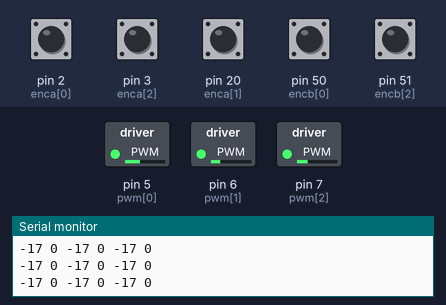
The sketch below on a simulated Arduino Mega 2560, built with avr-gcc and run on an emulated ATmega2560. Parts: switched loads named in the sketch (green lamp = pin HIGH), the last lines printed to the serial monitor. The test bench sets the inputs (shaded band); at power-on: pin 2 (enca[0]), pin 3 (enca[2]), pin 20 (enca[1]), pin 50 (encb[0]), pin 51 (encb[2]) HIGH.

Above: at 4.2 s.
4.3 s: pin 2 (enca[0]) pulled LOW for 0.15 s
At 5.0 s:
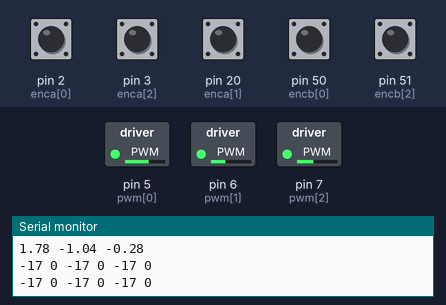
7.3 s: pin 3 (enca[2]) pulled LOW for 0.15 s
At 9.9 s:
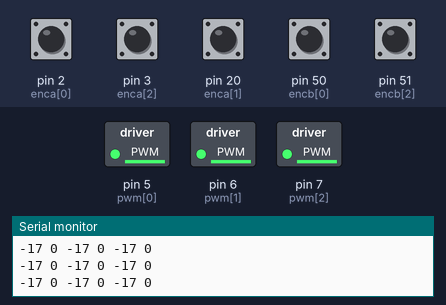
Timing chart, 0 to 11.4 s (numbered marks = the images above; inputs shaded):
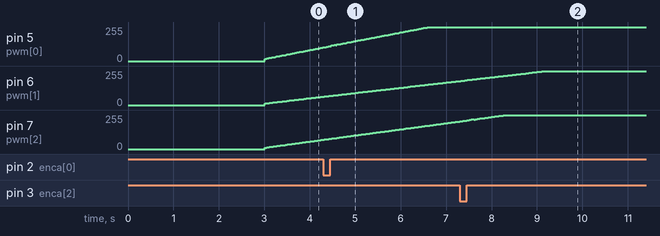

The sketch:

B_Cek-3M-POS-ODO-PID-5.ino
```cpp
//Var ODOMETRY

int posi0 = 0;
int posi1 = 0;
int posi2 = 0;
long milseb = 0;
float q = 0;
float w = 0;
float s = 0, thet = 0;
float xx = 0,yy = 0,tt = 0;
const char* aa1;
long prevT = 0;
int posPrev[] = {0,0,0};
int dones=0;
//VAR MOTOR & CONTROL
const int enca[] = {2,20,3};
const int encb[] = {50,48,51};
const int pwm[] = {5,6,7};
const int in1[] = {38,46,43};
const int in2[] = {39,47,42};
float eprev[] = {0,0,0};
float eintg[] = {0,0,0};
float a,b,c,d,e,f,g,h,i,mot0,mot1,mot2;
unsigned long milseb22 = 0, milseb11 = 0;
int pos = 0, pwr, dir, t=0;
int posseb[] = {0,0,0};
float  c_rpm[]= {0,0,0};
const float ppr[] = {133.0 ,137.0 ,133.0};
int target[] = {0,0,0};
//#define m1 1
//#define m2 2
//#define m3 3
//#define m[] = [0,1,2];
const int m[] = {0,1,2};
volatile int posi[] = {0,0,0};
float Ypos = 0, Xpos = 0, Thet = 0;
float kp[] = {0.6,0.5,0.4}, kd[]={0.6,0.7,0.6}, ki[]={0.1,0.06,0.07};
int job = 0, conjob = 0;

float degree(double deg){  //function declaration
 return (deg*22)/(7*180.0);     //calculation for the radian to degree conversion
}

template <int j>
void readEncoder(){
  int b = digitalRead(encb[j]);
  if(b > 0){
    posi[j]++;

  }
  else{
    posi[j]--;

  }
}

void setup() {
      Serial.begin(9600);
    delay(3000);

   // digitalWrite(pwm[m], HIGH);
    for(int k = 0; k < 3; k++){

    pinMode(enca[k],INPUT_PULLUP);
    pinMode(encb[k],INPUT_PULLUP);
  }

  attachInterrupt(digitalPinToInterrupt(enca[m[0]]),readEncoder<0>,RISING);
  attachInterrupt(digitalPinToInterrupt(enca[m[1]]),readEncoder<1>,RISING);
  attachInterrupt(digitalPinToInterrupt(enca[m[2]]),readEncoder<2>,RISING);

}

void loop() {


  unsigned long mil, mil1;
  mil = millis();
  mil1 = millis();
  if(mil1 - milseb11 >=200){
      ///////////-------------------------------------KINEMATIKA-----------------------

  if(dones==0)kinematik(0, 0, 90, 0.6);
  if(thet>90){kinematik(0, 0, 0, 0); dones=1;}
//    if(t < 120)
//    {
//        PIDpos(0, 0, 90, 0.8);
//
//    //    Serial.println("JOB 1");
//
//   //     job = 2;
//
//    }
//    else if(t<240){
//        PIDpos(0, 0, 0, 0.8);
//    //    Serial.println("JOB 2");
//      }
//  //  else {PIDpos(0, 0, 0, 0.6);}


//    if(job == 3) PIDpos(0, 0, 0, 0.4);


   //     Serial.println(" ");
//          if(t<5) {kinematik(0,1500,0,4); if(t==4){kinematik(0,0,0,0); for(int k=0; k<3; k++){eintg[k]=0; eprev[k]=0; }}}
////          else if(t<10) {kinematik(0,1500,0,4); if(t==9){kinematik(0,0,0,0); for(int k=0; k<3; k++){eintg[k]=0; eprev[k]=0;}}}
////          else if(t<15) {kinematik(-1500,0,0,4); if(t==14){kinematik(0,0,0,0); for(int k=0; k<3; k++){eintg[k]=0; eprev[k]=0;}}}
////          else if(t<20) {kinematik(0,-1500,0,4); if(t==19){kinematik(0,0,0,0); for(int k=0; k<3; k++){eintg[k]=0; eprev[k]=0;}}}
//          else {kinematik(0,0,0,0);}
            for(int k=0; k<3; k++){

               if(target[k]>0){
                digitalWrite(in1[m[k]],HIGH);
                digitalWrite(in2[m[k]],LOW);
                }

               else if(target[k]<0){
                digitalWrite(in1[m[k]],LOW);
                digitalWrite(in2[m[k]],HIGH);
                }
               else{
                digitalWrite(in1[m[k]],LOW);
                digitalWrite(in2[m[k]],LOW);
                }
            }

      t++;
      milseb11 = mil1;
    }


//  if(mil - milseb >= 100){
//
//     for(int k=0; k<3; k++){
//      noInterrupts();
//      pos = posi[m[k]] - posseb[m[k]];
//
//        c_rpm[k] = ((pos *10 * 60)/ppr[k]) ;
//   //     PID(c_rpm[k], k);
//
//
//
//
//
////        Serial.print(c_rpm[k]);
////        Serial.print(" ");
//      posseb[m[k]] = posi[m[k]];
//      interrupts();
//     }
//
//
////     Serial.println("");
//      milseb = mil;
//    }


//=======ODOMETRY======

unsigned long mil2;
mil2 = millis();
if(mil2 - milseb >= 100){


for(int k=0; k<3; k++){
      noInterrupts();
      pos = posi[m[k]] - posseb[m[k]];

        c_rpm[k] = ((pos *10 * 60)/ppr[k]) ;
   //     PID(c_rpm[k], k);


//        Serial.print(c_rpm[k]);
//        Serial.print(" ");
      posseb[m[k]] = posi[m[k]];

     }
  q = posi[0] - posi0;
  w = posi[1] - posi1;
  s = posi[2] - posi2;
interrupts();


  float fa = 0.7;


q = (q * 2.95) * fa;
w = (w * 2.88) * fa;
s = (s * 2.97) * fa;

posi0 = posi[0];
posi1 = posi[1];
posi2 = posi[2];


double vv1 = (0.866*q) - (0.866*w) + (0*s);
double vv2 = -(0.5*q) - (0.5*w) + (1*s);

double bun = ((-((q/0.7) + (w/0.7) + (s/0.7))) * 120) / 1256;
thet = thet + bun;

float ypos = (cos(degree(thet))*vv1) + (-sin(degree(thet))*vv2);
float xpos = (sin(degree(thet))*vv1) + (cos(degree(thet))*vv2);


ypos = ypos + yy;
xpos = xpos + xx;
//thet = thet + tt;


Ypos = ypos;
Xpos = xpos;
Thet = thet;


//  for(int i = 0; i<4; i++){
//    Serial.print(vv1);
//    Serial.print(" ");
//    Serial.print(vv2);
//    Serial.print(" ");
//    Serial.print(bun);
//    Serial.print(" ");
//    Serial.print("I------I");
//    Serial.print(posi[0]);
//    Serial.print(" ");
//    Serial.print(posi[1]);
//    Serial.print(" ");
//    Serial.print(posi[2]);
//    Serial.print(" ");
//    Serial.print("I------I");
//    Serial.print("Posisi = ");
    Serial.print(Ypos);
    Serial.print(" ");
    Serial.print(Xpos);
    Serial.print(" ");
    Serial.print(Thet);
    Serial.print(" ");


    String ay, ax, at;
    ay = String(ypos);
    ax = String(xpos);
    at = String(thet);

xx = xpos;
yy = ypos;
//tt = thet;

//  }
  Serial.println();


  milseb = mil2;
}

//============================================
            for(int k=0; k<3; k++){
                PID(c_rpm[k], k);
                }
                Serial.println("");


}

void PID(int inp, int qw){


//  long op = millis();
//  float DelT = ((float) (op - milseb1)) / (1000);
//  milseb1 = op;

//    float kp = 0.5, kd=0.5, ki=0.08;

    int e = target[qw] - inp;
 //   if (e <= 0) e=0;


    float dedt = (e-eprev[qw]);
    eintg[qw] = eintg[qw] + e ;

if(target[qw]<0 && eintg[qw]>0){eintg[qw] = eintg[qw] * -1;}
if(target[qw]>0 && eintg[qw]<0){eintg[qw] = eintg[qw] * -1;}


    float u = kp[qw]*e + kd[qw]*dedt + ki[qw]*eintg[qw];
    eprev[qw] = e;

    pwr = (int) abs(u);
    if (pwr <=0 ) pwr = 0;
    if (pwr >= 255) pwr = 254;

if(target[qw]>0){
  if(target[qw]<inp-30){
      pwr = 0;

    }
  }

if(target[qw]<0){
  if(target[qw]>inp+30){
      pwr = 0;

    }
  }

if(target[qw]==0){analogWrite(pwm[m[qw]], 0);}
else {analogWrite(pwm[m[qw]], pwr);}
  Serial.print(target[qw]);
  Serial.print(" ");
  Serial.print(inp);
  Serial.print(" ");
//  Serial.print(e);
//  Serial.print(" ");
//  Serial.print(dedt);
////  Serial.print(" ");
////  Serial.print(eintg[qw]);
//  Serial.print(" ");
//  Serial.print(pwr);
//  Serial.print(" || ");
//  Serial.println(pwr);


  //return pwr;
  }

void kinematik(float x, float y, float thet, float spd){


//      x = (x / sec);
//      y = (y / sec);
//      //thet
//
//    float  x1 = (x/376.8)*60;
//    float  y1 = (y/376.8)*60;

    float  x1 = x * spd;
    float  y1 = y * spd;
    float thet1 = -thet * spd;

      a = -0.33;  b = 0.577;   c = 0.33;
      d = -0.33;  e = -0.577;  f = 0.33;
      g = 0.67;  h = 0;      i = 0.33;

        mot0 = (a*x1 + b*y1  + c*thet1);
        mot1 = (d*x1 + e*y1  + f*thet1);
        mot2 = (g*x1 + h*y1  + i*thet1);

         target[0] = mot0;
         target[1] = mot1;
         target[2] = mot2;
//        for(int i=0; i<3; i++){
//            if(target[i]<2 && target[i]>-2)target[i]=0;
//          }
         Serial.println(dones);
//        Serial.print(target[0]);
//        Serial.print(" ");
//        Serial.print(target[1]);
//        Serial.print(" ");
//        Serial.print(target[2]);
//        Serial.println(" ");

  }

void PIDpos(int y,int x, int thet, float speedd){
  float kpP = 0.2;

  int errx = x - Xpos;
  int erry = y - Ypos;
  int errthet = thet - Thet;

  float ux = kpP*errx;
  float uy = kpP*erry;
  float uthet = -(kpP * errthet);

//if(x>0){
//     if(x<Xpos){
//        kinematik(0, 0, 0, 0);
//      }
//  }


  //if(errx<15 && errx>-15 && erry<15 && erry>-15){
   //   kinematik(0, 0, 0, 0);
//      job = 1;
//      if(job == 2) job =3;
//      if (job == 1)conjob =1;


  //  }


      kinematik(ux, uy, uthet, speedd);

  }
```
